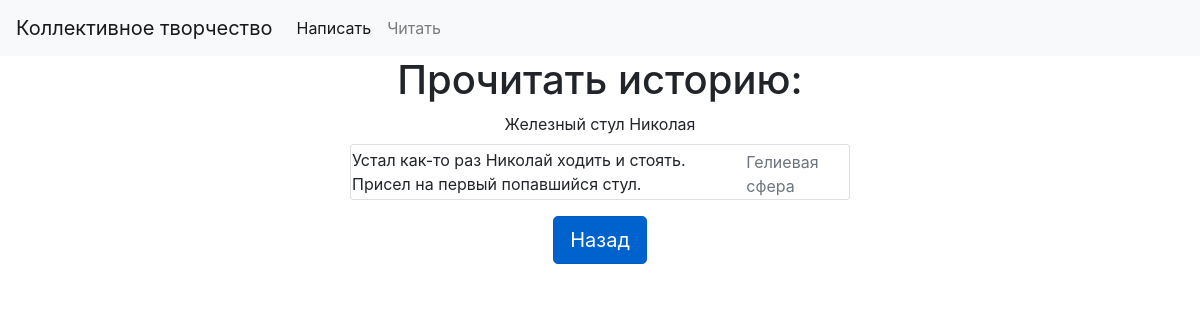
The page /read/56 on the database its author committed.
### app1/models.py (models this page shows)
class App1(models.Model):
    name = models.CharField(max_length=255)
    ended = models.BooleanField(default=False)

class Paragraph(models.Model):
    app1 = models.ForeignKey(App1, on_delete=models.CASCADE)
    text = models.TextField()
    author = models.CharField(max_length=255)

### app1/views.py (the view)
# urls.py: path('read/<int:poemId>', readOne),
def readOne(request, poemId):
    poem = App1.objects.get(pk=poemId)
    paragraphs = Paragraph.objects.filter(app1=poem)
    return render(request, 'readOnePoem.html', {'poem': poem, 'paragraphs': paragraphs})

### app1/templates/readOnePoem.html (shortened to what this page needs)
<!DOCTYPE html>
<html lang="en">
<head>
    <link rel="stylesheet" href="https://stackpath.bootstrapcdn.com/bootstrap/4.3.1/css/bootstrap.min.css"
>
</head>
<body>
<nav class="navbar navbar-expand-lg navbar-light bg-light">
    <a class="navbar-brand" href="/write">Коллективное творчество</a>
    <div class="collapse navbar-collapse" id="navbarNav">
        <ul class="navbar-nav">
            <li class="nav-item active">
                <a class="nav-link" href="/write">Написать <span class="sr-only">(current)</span></a>
            </li>
            <li class="nav-item">
                <a class="nav-link" href="/read">Читать</a>
            </li>
        </ul>
    </div>
</nav>
<div align="center">
    <h1>Прочитать историю: </h1>
    <label style="margin-top: 0px;">{{poem.name}}</label>
    <div class="card" style="width: 500px">
        <table>
            {% for prg in paragraphs %}
            <tr>
                <td>{{prg.text}}</td>
                <td class="form-text text-muted">{{prg.author}}</td>
            </tr>
            {% endfor %}
        </table>
    </div>
    <a href="{% url 'readPage' %}" class="btn btn-primary btn-lg active" role="button" aria-pressed="true">Назад</a>
</div>
</body>
</html>

### rows shown on the page
App1: name "Железный стул Николая"
Paragraph: text "Устал как-то раз Николай ходить и стоять. Присел на первый попавшийся стул.", author "Гелиевая сфера"
